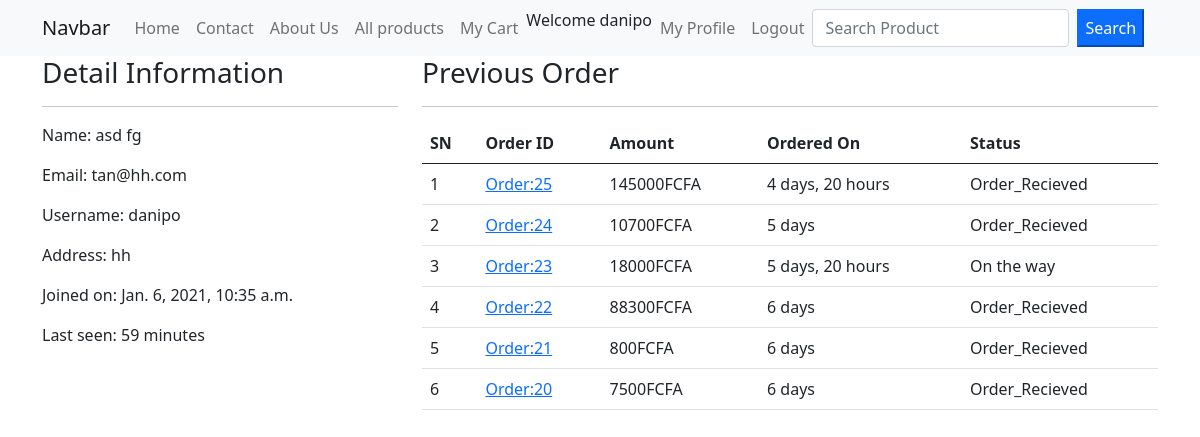
The page /profile/ (signed in) on the database its author committed.
### ecommerceapp/models.py (models this page shows, shortened)
class Customer(models.Model):
	user = models.OneToOneField(User, on_delete=models.CASCADE)
	full_name = models.CharField(max_length=200)
	address = models.CharField(max_length=200, null=True,  blank=True)
	joined_on = models.DateTimeField(auto_now_add=True)

class Order(models.Model):
	cart = models.OneToOneField(Cart, on_delete=models.CASCADE)
	ordered_by = models.CharField(max_length=200)
	shipping_address  = models.CharField(max_length=200)
	mobile = models.CharField(max_length=10)
	email = models.EmailField(null=True, blank=True)
	subtotal = models.PositiveIntegerField()
	discount = models.PositiveIntegerField()
	total = models.PositiveIntegerField()
	order_status = models.CharField(max_length=50, choices=ORDER_STATUS, default='Order Recieved')
	created_at = models.DateTimeField(auto_now_add=True)
	payment_method = models.CharField(max_length = 20, choices=METHOD, default='Cash On Delivery')
	payment_completed = models.BooleanField(default=False, null=True, blank=True)

### ecommerceapp/views.py (the view)
# urls.py: path('profile/', CustomerProfileView.as_view(), name='customerprofile'),
class CustomerProfileView(TemplateView):
	template_name = 'customerprofile.html'
	def dispatch(self, request, *args, **kwargs):
		if request.user.is_authenticated and Customer.objects.filter(user=request.user).exists():
			pass
		else:
			return redirect('/login/?next=/profile/')
		return super().dispatch(request, *args, **kwargs)
	def get_context_data(self, **kwargs):
	    context = super().get_context_data(**kwargs)
	    customer = self.request.user.customer
	    context['customer'] = customer
	    orders = Order.objects.filter(cart__customer=customer).order_by('-id')
	    context['order'] = orders
	    return context

### templates/customerprofile.html (shortened to what this page needs)
{% extends "base.html" %}
{% load crispy_forms_tags %}
{% load humanize %}
{% block content %}
<div class="row">
    <div class="col-md-4">
        <h3>Detail Information</h3>
        <hr>
        <p><span class="font-weight-bold">Name:</span> {{customer.full_name}} </p>
        <p><span class="font-weight-bold">Email:</span> {{customer.user.email}} </p>
        <p><span class="font-weight-bold">Username:</span> {{customer.user.username}} </p>
        <p><span class="font-weight-bold">Address:</span> {{customer.address}} </p>
        <p><span class="font-weight-bold">Joined on:</span> {{customer.joined_on}} </p>
        <p><span class="font-weight-bold">Last seen:</span> {{customer.user.last_login|timesince}} </p>
    </div>
    <div class="col-md-8">
        <h3>Previous Order</h3>
        <hr>
        <table class="table">
            <thead>
                <tr>
                    <th>SN</th>
                    <th>Order ID</th>
                    <th>Amount</th>
                    <th>Ordered On</th>
                    <th>Status</th>
                </tr>
            </thead>
            <tbody>
                {% for ord in order %}
                <tr>
                    <td> {{ forloop.counter }} </td>
                    <td> <a href=" {% url "ecommerceapp:customerorderdetails" ord.pk %} ">Order:{{ord.id}}</a>  </td>
                    <td> {{ ord.total }}FCFA </td>
                    <td> {{ ord.created_at|timesince }} </td>
                    <td> {{ ord.order_status }} </td>
                </tr>
                {% endfor %}
            </tbody>
        </table>
    </div>
</div>
{% endblock content %}

### templates/base.html (shortened to what this page needs)
<!doctype html>
<html lang="en">
<head>
<link href="https://cdn.jsdelivr.net/npm/bootstrap@5.0.0-beta1/dist/css/bootstrap.min.css" rel="stylesheet">
</head>
<body>
    <nav class="navbar navbar-expand-lg navbar-light bg-light">
  <div class="container">
    <a class="navbar-brand" href="{% url 'ecommerceapp:index' %}">Navbar</a>
    <div class="collapse navbar-collapse" id="navbarSupportedContent">
            <ul class="navbar-nav">
                <li class="nav-item active">
                    <a class="nav-link" href="{% url 'ecommerceapp:index' %}" aria-current="page">Home</a>
                </li>
                <li class="nav-item">
                    <a class="nav-link" href="{% url 'ecommerceapp:contact' %}">Contact</a>
                </li>
                <li class="nav-item">
                    <a class="nav-link" href="{% url 'ecommerceapp:about' %}">About Us</a>
                </li>
                <li class="nav-item">
                    <a class="nav-link" href="{% url 'ecommerceapp:allproduct' %}">All products</a>
                </li>
                <li class="nav-item">
                    <a class="nav-link" href="{% url 'ecommerceapp:mycart' %}">My Cart</a>
                </li>
                {% if request.user.customer %}
                <li class="nav-item">
                   Welcome {{request.user.username}}
                </li>
                <li class="nav-item">
                        <a href="{% url "ecommerceapp:customerprofile" %}" class="nav-link">My Profile</a>
                    </li>
                    <li class="nav-item">
                        <a href="{% url "ecommerceapp:customerlogout" %}" class="nav-link">Logout</a>
                    </li>
                {% endif %}
            </ul>
                          <form action=" {% url "ecommerceapp:search" %} " method="GET" class="d-flex">
                  <input class="form-control me-2 mx-auto" type="text"  name='keyword' placeholder="Search Product" required>
                  <button class="btn-primary">Search</button>
              </form>
    </div>
  </div>
</nav>
<div class='container'>
        {% block content %}
        {% endblock %}
</div>
</body>
</html>

### rows shown on the page
Customer: full_name "asd fg", user.email "tan@hh.com", user.username "danipo", address "hh", joined_on "Jan. 6, 2021, 10:35 a.m.", user.last_login "59 minutes"
Order: id "25", total "145000", created_at "4 days, 20 hours", order_status "Order_Recieved"
Order: id "24", total "10700", created_at "5 days", order_status "Order_Recieved"
Order: id "23", total "18000", created_at "5 days, 20 hours", order_status "On the way"
Order: id "22", total "88300", created_at "6 days", order_status "Order_Recieved"
Order: id "21", total "800", created_at "6 days", order_status "Order_Recieved"
Order: id "20", total "7500", created_at "6 days", order_status "Order_Recieved"

### other values the page prints
{{ request.user.username }} "danipo"
